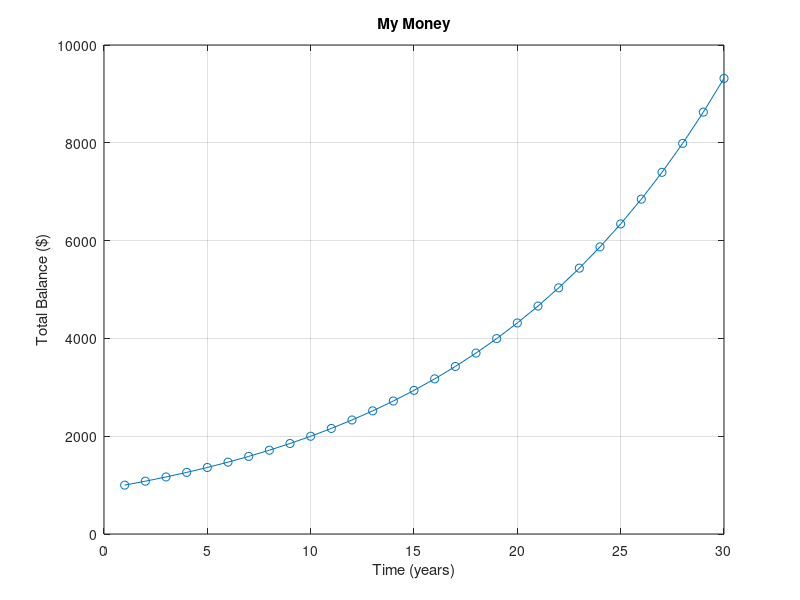

Write the MATLAB code that produced this figure.
% Chris Kreienkamp
% Section 10
% 1/31/17

% Creat a program that takes an initial balance and accrues interest
% yearly
% We will find the balance of the account over 30 years
% Plot our results

clear

clc


%% Set Parameters

% Total years that account will exist
totalYears = 30;

% Create an array that's "1 x totalYears"
years = 1:totalYears;

% Annual interest
rate = 0.08;

% Set our initial balance
initialBalance = 1000;


%% Initialize Array

% Create an array of all 0's as the initial balance
% This will be the acccumulation variable
% Let's call this "balance"
Balance = zeros(1,totalYears);

% Set our initial balance
Balance(1) = initialBalance;


%% Calculate Balances

% Use FOR loop to track the accumulation of "Balance"
% Loop starts with "2" because ...
% "iyears" is the counter variable

for iyears = 2:totalYears
    Balance(iyears) = Balance(iyears-1) + rate*Balance(iyears-1);
end


%% Plot Results

% Basic Plot
plot(years,Balance,'o-')
xlabel('Time (years)')
ylabel('Total Balance ($)')
title('My Money')
grid on
